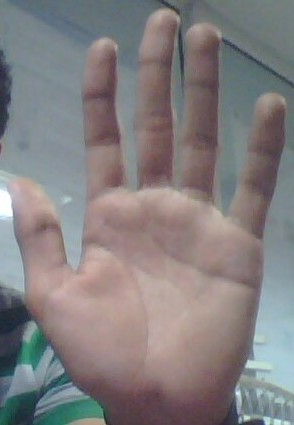
//> input picture adarshhand.jpg, 294 x 425 px
$ ./cvjyocropping adarshhand.jpg   (built with g++ and OpenCV 4)
//> lines starting //> are read from the running program, lines starting //| are printed output that depends on the picture; after the words box and inside, x2 and y2 are one past the last pixel; in counts of white or black regions, pixels touching at a corner belong together
#include<opencv2/opencv.hpp>
#include<iostream>

using namespace cv;
using namespace std;


Point G_clockwiseRef;

float toleranceFractionPointX = 0.2;
float toleranceFractionPointY = 0.2;
int filterThreshDepth = 10;

int h=0,s=0,v=0;


// [9 lines of commented-out code are left out]

void disp_hist_hsv_2D(Mat hsv)
{
	// Quantize the hue to 30 levels
	// and the saturation to 32 levels
	int hbins = 30, sbins = 32;
	int histSize[] = {hbins, sbins};
	// hue varies from 0 to 179, see cvtColor
	float hranges[] = { 0, 180 };
	// saturation varies from 0 (black-gray-white) to
	// 255 (pure spectrum color)
	float sranges[] = { 0, 256 };
	const float * ranges[] = { hranges, sranges };
	MatND hist;
	// we compute the histogram from the 0-th and 1-st channels
	int channels[] = {0, 1};

	calcHist( &hsv, 1, channels, Mat(), // do not use mask
	hist, 2, histSize, ranges,
	true, // the histogram is uniform
	false );

	double maxVal=0;
	minMaxLoc(hist, 0, &maxVal, 0, 0);
	int scale = 10;
	Mat histImg = Mat::zeros(sbins*scale, hbins*10, CV_8UC3);
	for( int h = 0; h < hbins; h++ )
	for( int s = 0; s < sbins; s++ )
	{
		float binVal = hist.at<float>(h, s);
		int intensity = cvRound(binVal*255/maxVal);
		rectangle( histImg, Point(h*scale, s*scale),Point( (h+1)*scale - 1, (s+1)*scale - 1),Scalar::all(intensity),CV_FILLED );
	}
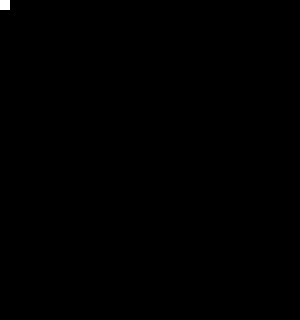
//> histImg: 320 rows x 300 cols, CV_8UC3; 0.1% white; 1 white region, box (x1, y1, x2, y2) and area: (0, 0, 10, 10) 100

	namedWindow( "H-S Histogram", 1 );
	imshow( "H-S Histogram", histImg );
}


void disp_hist_hsv_1D(Mat src)
{
/// Separate the image in 3 places ( B, G and R )
  vector<Mat> hsv_planes;
  split( src, hsv_planes );

  /// Establish the number of bins
  int histSize = 256;

  /// Set the ranges ( for B,G,R) )
  float range[] = { 0, 256 } ;
  const float* histRange = { range };

  bool uniform = true; bool accumulate = false;

  Mat h_hist, s_hist, v_hist;

  /// Compute the histograms:
  calcHist( &hsv_planes[0], 1, 0, Mat(), h_hist, 1, &histSize, &histRange, uniform, accumulate );
  calcHist( &hsv_planes[1], 1, 0, Mat(), s_hist, 1, &histSize, &histRange, uniform, accumulate );
  calcHist( &hsv_planes[2], 1, 0, Mat(), v_hist, 1, &histSize, &histRange, uniform, accumulate );

  // Draw the histograms for h, s and v
  int hist_w = 512; int hist_h = 400;
  int bin_w = cvRound( (double) hist_w/histSize );

  Mat histImage( hist_h, hist_w, CV_8UC3, Scalar( 0,0,0) );


  double min_value,max_value;
  int minIdx,maxIdx;
  Point minLoc,maxLoc;

// [15 lines of commented-out code are left out]

	minMaxLoc(h_hist,&min_value,&max_value,&minLoc,&maxLoc);
	cout<<"Minimum hue value  "<<h_hist.at<Vec3b>(minLoc)<<"   Maximum hue value  "<<h_hist.at<Vec3b>(maxLoc);
//| Minimum hue value  [0, 0, 0]   Maximum hue value  [0, 11, 244]
	cout<<"\nMinimum hue minLoc  "<<minLoc<<"   Maximum hue maxLoc  "<<maxLoc;
//| Minimum hue minLoc  [0, 1]   Maximum hue maxLoc  [0, 0]

	minMaxLoc(s_hist,&min_value,&max_value, &minLoc,&maxLoc);
	cout<<"\nMinimum saturation value  "<<min_value<<"   Maximum saturation value  "<<max_value;
//| Minimum saturation value  0   Maximum saturation value  124950
	minMaxLoc(v_hist,&min_value,&max_value, 0, 0);
	cout<<"\nMinimum value value  "<<min_value<<"   Maximum value value  "<<max_value;
//| Minimum value value  0   Maximum value value  124950


  /// Normalize the result to [ 0, histImage.rows ]
  normalize(h_hist, h_hist, 0, histImage.rows, NORM_MINMAX, -1, Mat() );
  normalize(s_hist, s_hist, 0, histImage.rows, NORM_MINMAX, -1, Mat() );
  normalize(v_hist, v_hist, 0, histImage.rows, NORM_MINMAX, -1, Mat() );

  /// Draw for each channel
  for( int i = 1; i < histSize; i++ )
  {
      line( histImage, Point( bin_w*(i-1), hist_h - cvRound(h_hist.at<float>(i-1)) ) ,
                       Point( bin_w*(i), hist_h - cvRound(h_hist.at<float>(i)) ),
                       Scalar( 255, 0, 0), 2, 8, 0  );
      line( histImage, Point( bin_w*(i-1), hist_h - cvRound(s_hist.at<float>(i-1)) ) ,
                       Point( bin_w*(i), hist_h - cvRound(s_hist.at<float>(i)) ),
                       Scalar( 0, 255, 0), 2, 8, 0  );
      line( histImage, Point( bin_w*(i-1), hist_h - cvRound(v_hist.at<float>(i-1)) ) ,
                       Point( bin_w*(i), hist_h - cvRound(v_hist.at<float>(i)) ),
                       Scalar( 0, 0, 255), 2, 8, 0  );
  }
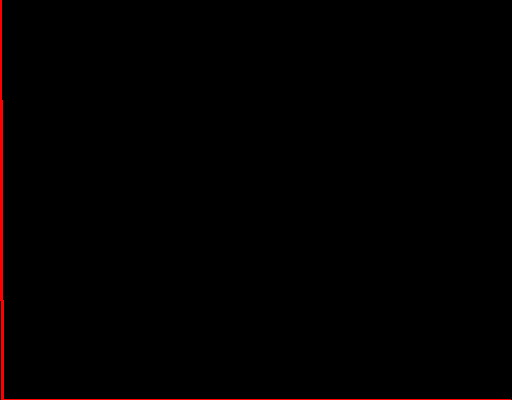
//> histImage: 400 rows x 512 cols, CV_8UC3; mean B, G, R 0, 0, 2

	minMaxLoc(h_hist,&min_value,&max_value,&minLoc,&maxLoc);
	cout<<"\n\nMinimum hue value  "<<h_hist.at<Vec3b>(minLoc)<<"   Maximum hue value  "<<h_hist.at<Vec3b>(maxLoc);
//| Minimum hue value  [0, 0, 0]   Maximum hue value  [0, 0, 200]
	cout<<"\nMinimum hue minLoc  "<<minLoc<<"   Maximum hue maxLoc  "<<maxLoc;
//| Minimum hue minLoc  [0, 1]   Maximum hue maxLoc  [0, 0]

	minMaxLoc(s_hist,&min_value,&max_value, &minLoc,&maxLoc);
	cout<<"\nMinimum saturation value  "<<min_value<<"   Maximum saturation value  "<<max_value;
//| Minimum saturation value  0   Maximum saturation value  400
	minMaxLoc(h_hist,&min_value,&max_value, 0, 0);
	cout<<"\nMinimum value value  "<<min_value<<"   Maximum value value  "<<max_value;
//| Minimum value value  0   Maximum value value  400


  /// Display
  namedWindow("calcHist Demo", CV_WINDOW_AUTOSIZE );
  imshow("calcHist Demo", histImage );
}

// [10 lines left out: function hsv2gray, not called in this run]
/*
void skinmask(int,void*)
{
	inRange(*userdata,Scalar(0,30,60,0),Scalar(20,100,255,0), img_skinmask_hsv);
}*/

void CannyThreshold(Mat src_gray, Mat& edge_gray, int lowThreshold, int highThreshold, int kernel_size)
{
	//blur( src_gray, edge_gray, Size(3,3) );
	GaussianBlur( src_gray, edge_gray, Size(5,5), 2, 2 );
	Canny( edge_gray, edge_gray, lowThreshold, highThreshold, kernel_size );
}

void binaryAbsDiff(Mat src1, Mat src2, Mat& res )
{   for(int i=0;i<src1.rows;i++)
	{	for(int j=0;j<src1.cols;j++)
		{
			if(src2.at<uchar> (i,j)>src1.at<uchar>(i,j))
				res.at<uchar>(i,j)=255;
			else
				res.at<uchar>(i,j)=0;
		}
	}
}


void cropHand(Mat src, Mat* result, int max_x, int min_x, int max_y, int min_y)
{cout<<"cropHand called";
for (int i=min_y;i<max_y;i++)
	for(int j=min_x;j<max_x;j++)
(*result).at<uchar>(i-min_y,j-min_x)=src.at<uchar>(i,j);

}


int slopeStrLine(Point a, Point b)
{
	if(a.x-b.x)
		return (a.y-b.y)/(a.x-b.x);

}

bool comparatorClockwise(Point a,Point b)
{
	if(slopeStrLine(a,G_clockwiseRef)>slopeStrLine(b,G_clockwiseRef))
		return true;
	else return false;

}

bool checkPointInRegion(Mat src, float perx, float pery,Point p)
{
	//TODO : fill the function here
	int width = src.cols;
	int height = src.rows;
	int x1 = width*perx;
	int x2 = width - x1;
	int y1 = height*pery;
	int y2 = height - y1;

	if(p.x>x1 && p.x<x2 && p.y>y1 && p.y<y2)
		return true;
	else return false;
}

bool comparatorContourAreas ( vector<Point> c1, vector<Point> c2 ) {
	double i = fabs( contourArea(Mat(c1)) );
	double j = fabs( contourArea(Mat(c2)) );
	return ( i < j );
}

bool comparatorConvexityDefectsSetDepth (Vec4i a, Vec4i b) {
	double i = static_cast<double>(a.val[3]);
	double j = static_cast<double>(b.val[3]);
	return ( i < j );
}

int main(int argc, char** argv) {

	// [5 lines of commented-out code are left out]
	 Mat img_gray = imread(argv[1], CV_LOAD_IMAGE_GRAYSCALE);

	// Mat img_rgb = imread(argv[1], CV_LOAD_IMAGE_COLOR);
	 Mat img_hsv(img_gray.rows, img_gray.cols, CV_8UC3, Scalar::all(0));
	// cvtColor(img_rgb,img_hsv,CV_RGB2HSV);
	// namedWindow("win1", CV_WINDOW_AUTOSIZE);
	// imshow("win1", img_hsv);

	Mat img_skinmask(img_gray.rows, img_gray.cols, CV_8UC1, Scalar::all(0));
	Mat img_skinmask_hsv(img_gray.rows, img_gray.cols, CV_32F,Scalar::all(0));
	Mat img_skinmask_hsv2rgb(img_gray.rows, img_gray.cols, CV_8UC1, Scalar::all(0));
	Mat img_skinmask_hsv2rgb2gray(img_gray.rows, img_gray.cols, CV_8UC1, Scalar::all(0));
	Mat img_gray_bit_and_morph1(img_gray.rows, img_gray.cols, CV_8UC1, Scalar::all(0));
	Mat img_gray_otsu(img_gray.rows, img_gray.cols, CV_8UC1, Scalar::all(0));
	Mat img_gray_bit_and_morph1_dil(img_gray.rows, img_gray.cols, CV_8UC1, Scalar::all(0));
	Mat img_gray_bit_and_morph1_dil_temp(img_gray.rows, img_gray.cols, CV_8UC1, Scalar::all(0));
	Mat img_gray_bit_and(img_gray.rows, img_gray.cols, CV_8UC1, Scalar::all(0));
	Mat img_gray_bit_and_2(img_gray.rows, img_gray.cols, CV_8UC1, Scalar::all(0));
	Mat saturated(img_gray.rows, img_gray.cols, CV_8UC1, Scalar::all(0));
	Mat img_gray_sharp(img_gray.rows, img_gray.cols, CV_8UC1, Scalar::all(0));

	Mat hsvchannels[3];
	split(img_hsv,hsvchannels);


	Mat hue_img( img_gray.rows, img_gray.cols, CV_8UC3 );
	Mat sat_img( img_gray.rows, img_gray.cols, CV_8UC3 );
	Mat value_img( img_gray.rows, img_gray.cols, CV_8UC3 );
	// forming an array of matrices is a quite efficient operation,
	// because the matrix data is not copied, only the headers
	Mat out[] = { hue_img, sat_img,value_img};
	int from_to[] = { 0,0, 1,1, 2,2,};
	mixChannels( &img_hsv, 1, out, 3, from_to, 3);
// [8 lines of commented-out code are left out]

	disp_hist_hsv_2D(img_hsv);
	disp_hist_hsv_1D(img_hsv);


	/*
		dilation_type

		MORPH_RECT = 0,
		MORPH_CROSS = 1,
		MORPH_ELLIPSE = 2

	*/

		int dilation_type[] = {0,1,2};
		int dilation_size = 2;

		int edgeThresh = 1;
		int lowThreshold = 30;
		int const max_lowThreshold = 100;
		int ratio = 1;
		int kernel_size = 3;

		if(!img_gray.data) {
			cout<<"Error opening the file";
			return -1;
		}

		namedWindow("img_gray",WINDOW_AUTOSIZE);
		imshow("img_gray",img_gray);

		double saturation = 10;
		double scale = 1;

// what it does here is dst = (uchar) ((double)src*scale+saturation);
		img_gray.convertTo(saturated, CV_8UC1, scale, saturation);
		namedWindow("img_gray_sat", WINDOW_AUTOSIZE);
		imshow("img_gray_sat", img_gray_sharp);

		img_gray.copyTo(img_skinmask_hsv2rgb2gray);

//H-0 and 50, in the channel S from 0.23 to 0.68
	//inRange(img_hsv,Scalar(0,0.23,100),Scalar(50,0.68,200), img_skinmask_hsv);

//H Peaks-h102 && h18 // S Peaks-s50 && s54 // V Peaks- v76 && v137

	inRange(img_hsv,Scalar(90,0,0),Scalar(150,255,255), img_skinmask_hsv);

	//hsv2gray(img_skinmask_hsv,&img_skinmask_hsv2rgb2gray);
	//cvtColor(imgw_skinmask_hsv,img_skinmask_hsv2rgb,CV_HSV2RGB);
	// cvtColor(img_skinmask_hsv2rgb,img_skinmask_hsv2rgb2gray,CV_RGB2GRAY);

	inRange(img_gray, 110,255, img_skinmask);				//TODO : Make it adaptive
//> img_skinmask: 425 rows x 294 cols, CV_8UC1; 74% white; 65 black regions (55 under 20 px), largest, box (x1, y1, x2, y2) and area: (8, 0, 294, 239) 15631, (0, 251, 264, 425) 13467, (83, 50, 121, 147) 1932
	for(int x=0;x<img_skinmask.cols;x++) {
		for(int y=0;y<10;y++) {
			img_skinmask.at<uchar>(y,x) = 0;
		}
	}
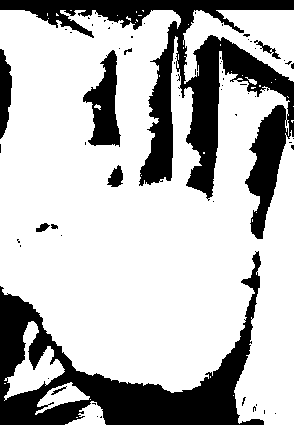
//> img_skinmask: 425 rows x 294 cols, CV_8UC1; 73.1% white; 64 black regions (54 under 20 px), largest, box (x1, y1, x2, y2) and area: (0, 0, 294, 239) 16728, (0, 251, 264, 425) 13467, (83, 50, 121, 147) 1932

	bitwise_and(img_gray, img_skinmask,img_gray_bit_and);
	namedWindow("img_gray_bit_and", WINDOW_AUTOSIZE);
	imshow("img_gray_bit_and",img_gray_bit_and);


	bitwise_and(img_gray, img_skinmask_hsv2rgb2gray,img_gray_bit_and_2);
	namedWindow("img_gray_bit_and_2", WINDOW_AUTOSIZE);
	imshow("img_gray_bit_and_2",img_gray_bit_and_2);

	namedWindow("img_skinmask_hsv", WINDOW_AUTOSIZE);
	imshow("img_skinmask_hsv",img_skinmask_hsv);

	//createTrackbar( "hsv","img_skinmask_hsv",&h,255,&hsv,userdata=&img_skinmask_hsv );


	//Some morphological operations -- dilate on(binary+otsu on img_gray_bit_and)

	threshold(img_gray_bit_and, img_gray_bit_and_morph1, 0, 255, THRESH_BINARY + THRESH_OTSU);
	//ADAPTIVE_THRESH_MEAN_C or ADAPTIVE_THRESH_GAUSSIAN_C
	//adaptiveThreshold(img_gray_bit_and, img_gray_bit_and_morph1, 255,ADAPTIVE_THRESH_GAUSSIAN_C, THRESH_BINARY, 5,0);

	threshold(img_gray, img_gray_otsu, 0, 255, THRESH_BINARY + THRESH_OTSU);
//> img_gray_otsu: 425 rows x 294 cols, CV_8UC1; 56.9% white; 66 black regions (51 under 20 px), largest, box (x1, y1, x2, y2) and area: (0, 0, 294, 242) 34104, (0, 244, 265, 425) 17488, (0, 38, 14, 140) 936

	namedWindow("img_gray_otsu", WINDOW_AUTOSIZE);
	imshow("img_gray_otsu",img_gray_otsu);

	Mat element = getStructuringElement( dilation_type[0],
		Size( 2*dilation_size + 1, 2*dilation_size+1 ),
		Point( dilation_size, dilation_size ) );
	dilate( img_gray_bit_and_morph1, img_gray_bit_and_morph1, element );
//> img_gray_bit_and_morph1: 425 rows x 294 cols, CV_8UC1; 81.3% white; 24 black regions (10 under 20 px), largest, box (x1, y1, x2, y2) and area: (51, 320, 250, 425) 6446, (0, 0, 294, 181) 4999, (188, 38, 294, 195) 3991
	dilate( img_gray_bit_and_morph1, img_gray_bit_and_morph1_dil, element );
//> img_gray_bit_and_morph1_dil: 425 rows x 294 cols, CV_8UC1; 86.8% white; 21 black regions (8 under 20 px)

	namedWindow("img_gray_bit_and_morph1", WINDOW_AUTOSIZE);
	imshow("img_gray_bit_and_morph1",img_gray_bit_and_morph1);

	//finding the largest contour in the dilated image and cropping the source image

	vector<Vec4i> hierarchy_minMax;
	vector<vector<Point> > contours_minMax;
	img_gray_bit_and_morph1_dil.copyTo(img_gray_bit_and_morph1_dil_temp);
	findContours(img_gray_bit_and_morph1_dil_temp, contours_minMax, hierarchy_minMax, CV_RETR_LIST, CV_CHAIN_APPROX_SIMPLE);
//> contours_minMax = 13 contours, 5 with area under 20; largest, box (x1, y1, x2, y2) and area: (0, 6, 294, 425) 113527, (191, 40, 217, 190) 2112, (251, 109, 283, 204) 1398, (145, 52, 170, 179) 1296, (89, 59, 117, 142) 867, (224, 44, 272, 83) 652, (32, 336, 49, 359) 126, (254, 216, 262, 232) 66
    sort(contours_minMax.begin(),contours_minMax.end(),comparatorContourAreas);
//> in comparatorContourAreas, `double i = fabs( contourArea(Mat(c1)) );`: i = 125.5
//> in comparatorContourAreas, `double j = fabs( contourArea(Mat(c2)) );`: j = 2
    // cout<<"\ncontours_minMax size"<<contours_minMax.size();
	drawContours(img_gray_bit_and_morph1_dil,contours_minMax,contours_minMax.size()-1,Scalar(125,125,125),3,8,hierarchy_minMax);
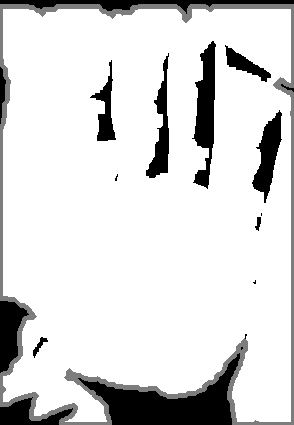
//> img_gray_bit_and_morph1_dil: 425 rows x 294 cols, CV_8UC1; min 0, max 255, mean 218

	Rect bRect(boundingRect(contours_minMax[contours_minMax.size()-1]));
//> bRect = Rect(0, 6, 294, 419)
	cout<<"\nbounding rectangle "<<bRect.x<<" "<<bRect.y<<" "<<bRect.width<<" "<<bRect.height;
//| bounding rectangle 0 6 294 419


	Mat img_cropped(bRect.height,bRect.width, CV_8UC1, Scalar::all(0));
//> img_cropped: 419 rows x 294 cols, CV_8UC1; every value is 0

	cropHand(img_gray,&img_cropped, bRect.x+bRect.width, bRect.x, bRect.y+bRect.height,bRect.y);

	//resize(img_gray,img_cropped, Size dsize, double fx=0, double fy=0, int interpolation=INTER_LINEAR )

	namedWindow("img_cropped", WINDOW_AUTOSIZE);
	imshow("img_cropped",img_cropped);
	//


	namedWindow("img_gray_bit_and_morph1_dil", WINDOW_AUTOSIZE);
	imshow("img_gray_bit_and_morph1_dil",img_gray_bit_and_morph1_dil);


	Mat img_cropped_edge(img_cropped.rows, img_cropped.cols, CV_8UC1, Scalar::all(0));
	Mat img_cropped_contours(img_cropped.rows, img_cropped.cols, CV_8UC1, Scalar::all(0));
	Mat img_cropped_edge_inv(img_cropped.rows, img_cropped.cols, CV_8UC1, Scalar::all(0));
	Mat img_skinmask_c(img_cropped.rows, img_cropped.cols, CV_8UC1, Scalar::all(0));
	Mat img_cropped_bit_and_c(img_cropped.rows, img_cropped.cols, CV_8UC1, Scalar::all(0));
	Mat img_cropped_bit_and_c_morph1_c(img_cropped.rows, img_cropped.cols, CV_8UC1, Scalar::all(0));
	Mat img_cropped_bit_and_c_morph1_c_bit_and(img_cropped.rows, img_cropped.cols, CV_8UC1, Scalar::all(0));
	Mat img_cropped_bit_and_c_morph1_c_bit_and_inv(img_cropped.rows, img_cropped.cols, CV_8UC1, Scalar::all(0));
	Mat img_cropped_bit_and_c_morph1_c_bit_and_inv_temp(img_cropped.rows, img_cropped.cols, CV_8UC1, Scalar::all(0));
	Mat img_cropped_bit_and_c_morph1_c_bit_andbit_and_inv_open(img_cropped.rows, img_cropped.cols, CV_8UC1, Scalar::all(0));
	Mat img_cropped_temp(img_cropped.rows, img_cropped.cols, CV_8UC1, Scalar::all(0));
	Mat img_cropped_sharp(img_cropped.rows, img_cropped.cols, CV_8UC1, Scalar::all(0));
	Mat img_hull_black(img_cropped.rows, img_cropped.cols, CV_8UC1, Scalar::all(0));
	Mat img_hull_3(img_cropped.rows, img_cropped.cols, CV_8UC1, Scalar::all(0));
	Mat img_hull(img_cropped.rows, img_cropped.cols, CV_8UC1, Scalar::all(0));
	Mat img_cropped_temp3(img_cropped.rows, img_cropped.cols, CV_8UC1, Scalar::all(0));
	Mat img_defects_4(img_cropped.rows, img_cropped.cols, CV_8UC1, Scalar::all(0));
	Mat img_defects_5(img_cropped.rows, img_cropped.cols, CV_8UC1, Scalar::all(0));
	Mat img_defects_3_bin_inv(img_cropped.rows,img_cropped.cols, CV_8UC1, Scalar::all(0));
	Mat img_cropped_bit_and_c_morph1_c_dil(img_cropped.rows, img_cropped.cols, CV_8UC1, Scalar::all(0));
	Mat img_cropped_bit_and_c_morph1_c_dil_temp(img_cropped.rows, img_cropped.cols, CV_8UC1, Scalar::all(0));
	Mat img_cropped_temp3_open(img_cropped.rows, img_cropped.cols, CV_8UC1, Scalar::all(0));
	Mat img_cropped_laplacian(img_cropped.rows, img_cropped.cols, CV_8UC1, Scalar::all(0));


	Mat img_defects_1(img_cropped.rows, img_cropped.cols, CV_8UC1, Scalar::all(0));
	Mat img_defects_2(img_cropped.rows, img_cropped.cols, CV_8UC1, Scalar::all(0));
	Mat img_defects_3_bin(img_cropped.rows, img_cropped.cols, CV_8UC1, Scalar::all(0));
//Mat saturated(img_cropped.rows, img_cropped.cols, CV_8UC1, Scalar::all(0));
	img_cropped.copyTo(img_cropped_temp);
	img_cropped.copyTo(img_cropped_temp3);
	vector<vector<Point> > contours;
	vector<int> arcl;
	int pos,a;
	vector<Vec4i> hierarchy;
	vector<int> row(5,1);
	vector<vector<int> > kernelOpen(5,row);

	/*
		dilation_type

		MORPH_RECT = 0,
		MORPH_CROSS = 1,
		MORPH_ELLIPSE = 2

	*/

		CannyThreshold(img_cropped, img_cropped_edge, lowThreshold, lowThreshold*ratio, kernel_size);
//> in CannyThreshold, `Canny( edge_gray, edge_gray, lowThreshold, highThreshold, kernel_size );`:
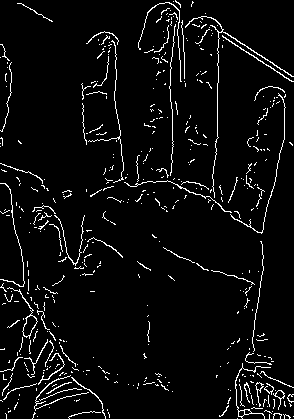
//> edge_gray: 419 rows x 294 cols, CV_8UC1; 4.8% white in thin lines or dots
		namedWindow("img_cropped_edge", WINDOW_AUTOSIZE);
		imshow("img_cropped_edge",img_cropped_edge);

		bitwise_not(img_cropped_edge, img_cropped_edge_inv);
//> img_cropped_edge_inv: 419 rows x 294 cols, CV_8UC1; 95.2% white; black in thin lines or dots
		namedWindow("img_cropped_edge_inv", WINDOW_AUTOSIZE);
		imshow("img_cropped_edge_inv",img_cropped_edge_inv);


/*// what it does here is dst = (uchar) ((double)src*scale+saturation);
		img_cropped.convertTo(saturated, CV_8UC1, scale, saturation);
		namedWindow("img_cropped_sat", WINDOW_AUTOSIZE);
		imshow("img_cropped_sat", img_cropped_sharp);*/

	inRange(img_cropped, 110, 255, img_skinmask_c);				//TODO : Make it adaptive
//> img_skinmask_c: 419 rows x 294 cols, CV_8UC1; 74.5% white; 64 black regions (54 under 20 px), largest, box (x1, y1, x2, y2) and area: (20, 0, 294, 233) 14496, (0, 245, 264, 419) 13467, (83, 44, 121, 141) 1932
	for(int x=0;x<img_skinmask_c.cols;x++) {
		for(int y=0;y<10;y++) {
			img_skinmask_c.at<uchar>(y,x) = 0;
		}
	}
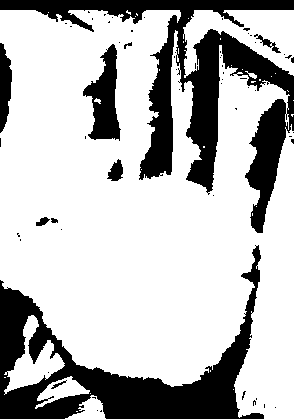
//> img_skinmask_c: 419 rows x 294 cols, CV_8UC1; 73.3% white; 62 black regions (52 under 20 px), largest, box (x1, y1, x2, y2) and area: (0, 0, 294, 233) 15972, (0, 245, 264, 419) 13467, (83, 44, 121, 141) 1932

	bitwise_and(img_cropped, img_cropped, img_cropped_bit_and_c, img_skinmask_c);
	namedWindow("img_cropped_bit_and_c", WINDOW_AUTOSIZE);
	imshow("img_cropped_bit_and_c",img_cropped_bit_and_c);

	//Some morphological operations -- dilate on(binary+otsu on img_cropped_bit_and_c)

	threshold(img_cropped_bit_and_c, img_cropped_bit_and_c_morph1_c, 0, 255, THRESH_BINARY + THRESH_OTSU);
	//adaptiveThreshold(img_cropped_bit_and_c, img_cropped_bit_and_c_morph1_c, 255,ADAPTIVE_THRESH_GAUSSIAN_C, THRESH_BINARY,5,0);


	dilate( img_cropped_bit_and_c_morph1_c, img_cropped_bit_and_c_morph1_c, element );
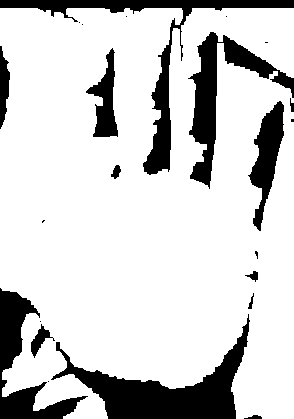
//> img_cropped_bit_and_c_morph1_c: 419 rows x 294 cols, CV_8UC1; 81.3% white; 23 black regions (10 under 20 px), largest, box (x1, y1, x2, y2) and area: (51, 314, 250, 419) 6446, (0, 0, 294, 175) 4694, (188, 32, 294, 189) 3991
	dilate( img_cropped_bit_and_c_morph1_c, img_cropped_bit_and_c_morph1_c_dil, element );
//> img_cropped_bit_and_c_morph1_c_dil: 419 rows x 294 cols, CV_8UC1; 86.8% white; 21 black regions (8 under 20 px), largest, box (x1, y1, x2, y2) and area: (67, 335, 245, 419) 5270, (0, 0, 294, 14) 1944, (192, 35, 216, 183) 1943

	namedWindow("img_cropped_bit_and_c_morph1_c", WINDOW_AUTOSIZE);
	imshow("img_cropped_bit_and_c_morph1_c",img_cropped_bit_and_c_morph1_c);


	namedWindow("img_cropped_bit_and_c_morph1_c_dil", WINDOW_AUTOSIZE);
	imshow("img_cropped_bit_and_c_morph1_c_dil",img_cropped_bit_and_c_morph1_c_dil);


	bitwise_and(img_cropped_bit_and_c_morph1_c, img_cropped_edge_inv, img_cropped_bit_and_c_morph1_c_bit_and);
//> img_cropped_bit_and_c_morph1_c_bit_and: 419 rows x 294 cols, CV_8UC1; 77.1% white; 310 black regions (266 under 20 px), largest, box (x1, y1, x2, y2) and area: (0, 283, 250, 419) 10824, (0, 0, 294, 178) 5174, (181, 16, 294, 198) 4434
//> (the rest of the program and of its run is left out)
